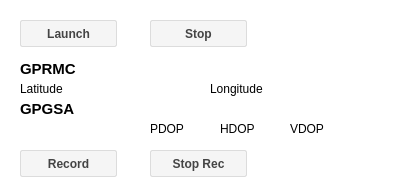
<?xml version="1.0" encoding="UTF-8"?>
<ui version="4.0">
 <class>MainWindow</class>
 <widget class="QMainWindow" name="MainWindow">
  <property name="geometry">
   <rect>
    <x>0</x>
    <y>0</y>
    <width>400</width>
    <height>194</height>
   </rect>
  </property>
  <property name="windowTitle">
   <string>MainWindow</string>
  </property>
  <property name="styleSheet">
   <string notr="true">#labelTitleGPGSA, #labelTitleGPRMC {
font-size:15px;
font-weight: bold;
}

#labelStatement {
font-size:12px;
font-weight: bold;
color: red;
}

QMainWindow {
background-color: white;
}

QPushButton {
min-width: 54px;
border: 1px solid #DCDCDC;
text-align: center;
color: #444444;
font-size: 85%;
font-weight: bold;
height: 27px;
padding: 0 8px;
border-radius: 2px;
background-color: #F5F5F5;
background-image: -webkit-gradient(linear,left top,left
bottom,from(#f5f5f5),to(#f1f1f1));
background-image: -webkit-linear-gradient(top,#f5f5f5,#f1f1f1);
background-image: -moz-linear-gradient(top,#f5f5f5,#f1f1f1);
background-image: -ms-linear-gradient(top,#f5f5f5,#f1f1f1);
background-image: -o-linear-gradient(top,#f5f5f5,#f1f1f1);
background-image: linear-gradient(top,#f5f5f5,#f1f1f1);
text-decoration: none;
}

QPushButton:hover {
border: 1px solid #C6C6C6;
color: #333;
background-color: #F8F8F8;
background-image: -webkit-gradient(linear,left top,left bottom,from(#f8f8f8),to(#f1f1f1));
background-image: -webkit-linear-gradient(top,#f8f8f8,#f1f1f1);
background-image: -moz-linear-gradient(top,#f8f8f8,#f1f1f1);
background-image: -ms-linear-gradient(top,#f8f8f8,#f1f1f1);
background-image: -o-linear-gradient(top,#f8f8f8,#f1f1f1);
background-image: linear-gradient(top,#f8f8f8,#f1f1f1);
text-decoration: none;
}</string>
  </property>
  <widget class="QWidget" name="centralwidget">
   <widget class="QLabel" name="labelTextLatitude">
    <property name="geometry">
     <rect>
      <x>20</x>
      <y>80</y>
      <width>61</width>
      <height>17</height>
     </rect>
    </property>
    <property name="text">
     <string>Latitude</string>
    </property>
   </widget>
   <widget class="QLabel" name="labelTextLongitude">
    <property name="geometry">
     <rect>
      <x>210</x>
      <y>80</y>
      <width>71</width>
      <height>17</height>
     </rect>
    </property>
    <property name="text">
     <string>Longitude</string>
    </property>
   </widget>
   <widget class="QLabel" name="labelLatitude">
    <property name="geometry">
     <rect>
      <x>90</x>
      <y>80</y>
      <width>67</width>
      <height>17</height>
     </rect>
    </property>
    <property name="text">
     <string/>
    </property>
   </widget>
   <widget class="QLabel" name="labelLongitude">
    <property name="geometry">
     <rect>
      <x>290</x>
      <y>80</y>
      <width>67</width>
      <height>17</height>
     </rect>
    </property>
    <property name="text">
     <string/>
    </property>
   </widget>
   <widget class="QPushButton" name="buttonLauncher">
    <property name="geometry">
     <rect>
      <x>20</x>
      <y>20</y>
      <width>97</width>
      <height>27</height>
     </rect>
    </property>
    <property name="text">
     <string>Launch</string>
    </property>
   </widget>
   <widget class="QPushButton" name="buttonStop">
    <property name="geometry">
     <rect>
      <x>150</x>
      <y>20</y>
      <width>97</width>
      <height>27</height>
     </rect>
    </property>
    <property name="text">
     <string>Stop</string>
    </property>
   </widget>
   <widget class="QLabel" name="labelStatement">
    <property name="geometry">
     <rect>
      <x>260</x>
      <y>20</y>
      <width>61</width>
      <height>31</height>
     </rect>
    </property>
    <property name="text">
     <string/>
    </property>
   </widget>
   <widget class="QPushButton" name="buttonRecord">
    <property name="geometry">
     <rect>
      <x>20</x>
      <y>150</y>
      <width>97</width>
      <height>27</height>
     </rect>
    </property>
    <property name="text">
     <string>Record</string>
    </property>
   </widget>
   <widget class="QPushButton" name="buttonStopRecord">
    <property name="geometry">
     <rect>
      <x>150</x>
      <y>150</y>
      <width>97</width>
      <height>27</height>
     </rect>
    </property>
    <property name="text">
     <string>Stop Rec</string>
    </property>
   </widget>
   <widget class="QLabel" name="labelTitleGPRMC">
    <property name="geometry">
     <rect>
      <x>20</x>
      <y>60</y>
      <width>67</width>
      <height>17</height>
     </rect>
    </property>
    <property name="text">
     <string>GPRMC</string>
    </property>
   </widget>
   <widget class="QLabel" name="labelTitleGPGSA">
    <property name="geometry">
     <rect>
      <x>20</x>
      <y>100</y>
      <width>67</width>
      <height>17</height>
     </rect>
    </property>
    <property name="text">
     <string>GPGSA</string>
    </property>
   </widget>
   <widget class="QLabel" name="labelLatitudeDir">
    <property name="geometry">
     <rect>
      <x>160</x>
      <y>80</y>
      <width>21</width>
      <height>17</height>
     </rect>
    </property>
    <property name="text">
     <string/>
    </property>
   </widget>
   <widget class="QLabel" name="labelLongitudeDir">
    <property name="geometry">
     <rect>
      <x>360</x>
      <y>80</y>
      <width>21</width>
      <height>17</height>
     </rect>
    </property>
    <property name="text">
     <string/>
    </property>
   </widget>
   <widget class="QLabel" name="labelGPGSA">
    <property name="geometry">
     <rect>
      <x>20</x>
      <y>120</y>
      <width>111</width>
      <height>17</height>
     </rect>
    </property>
    <property name="text">
     <string/>
    </property>
   </widget>
   <widget class="QLabel" name="labelTitlePDOP">
    <property name="geometry">
     <rect>
      <x>150</x>
      <y>120</y>
      <width>41</width>
      <height>17</height>
     </rect>
    </property>
    <property name="text">
     <string>PDOP</string>
    </property>
   </widget>
   <widget class="QLabel" name="labelTitleHDOP">
    <property name="geometry">
     <rect>
      <x>220</x>
      <y>120</y>
      <width>41</width>
      <height>17</height>
     </rect>
    </property>
    <property name="text">
     <string>HDOP</string>
    </property>
   </widget>
   <widget class="QLabel" name="labelPDOP">
    <property name="geometry">
     <rect>
      <x>190</x>
      <y>120</y>
      <width>31</width>
      <height>17</height>
     </rect>
    </property>
    <property name="text">
     <string/>
    </property>
   </widget>
   <widget class="QLabel" name="labelHDOP">
    <property name="geometry">
     <rect>
      <x>260</x>
      <y>120</y>
      <width>31</width>
      <height>17</height>
     </rect>
    </property>
    <property name="text">
     <string/>
    </property>
   </widget>
   <widget class="QLabel" name="labelTitleVDOP">
    <property name="geometry">
     <rect>
      <x>290</x>
      <y>120</y>
      <width>41</width>
      <height>17</height>
     </rect>
    </property>
    <property name="text">
     <string>VDOP</string>
    </property>
   </widget>
   <widget class="QLabel" name="labelVDOP">
    <property name="geometry">
     <rect>
      <x>330</x>
      <y>120</y>
      <width>61</width>
      <height>20</height>
     </rect>
    </property>
    <property name="text">
     <string/>
    </property>
   </widget>
  </widget>
 </widget>
 <resources/>
 <connections/>
</ui>
